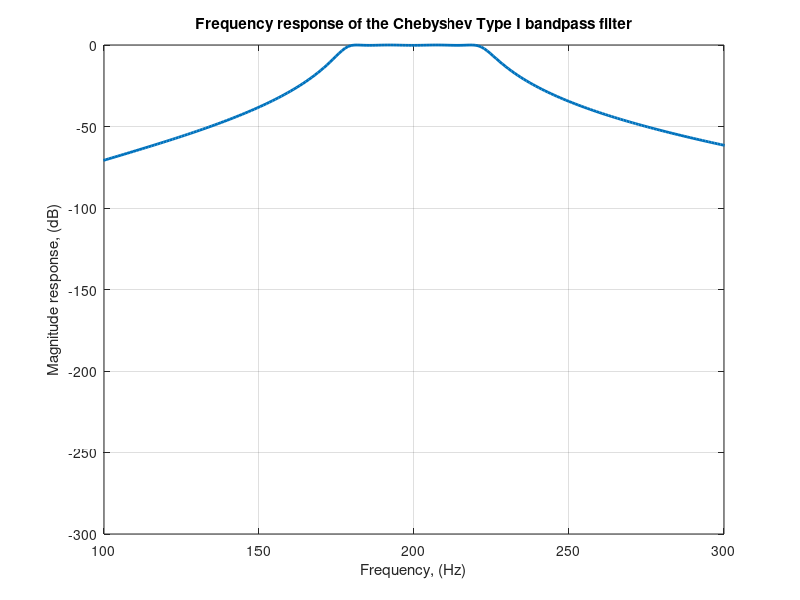
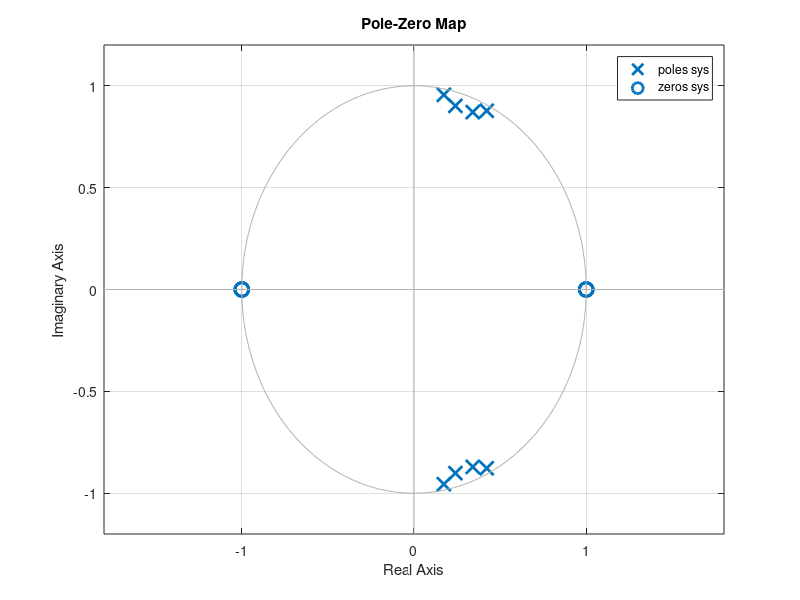
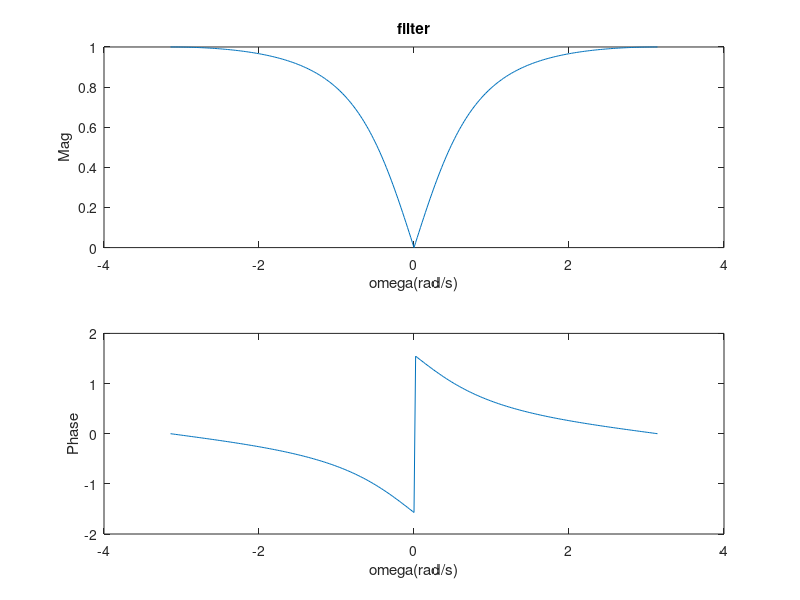
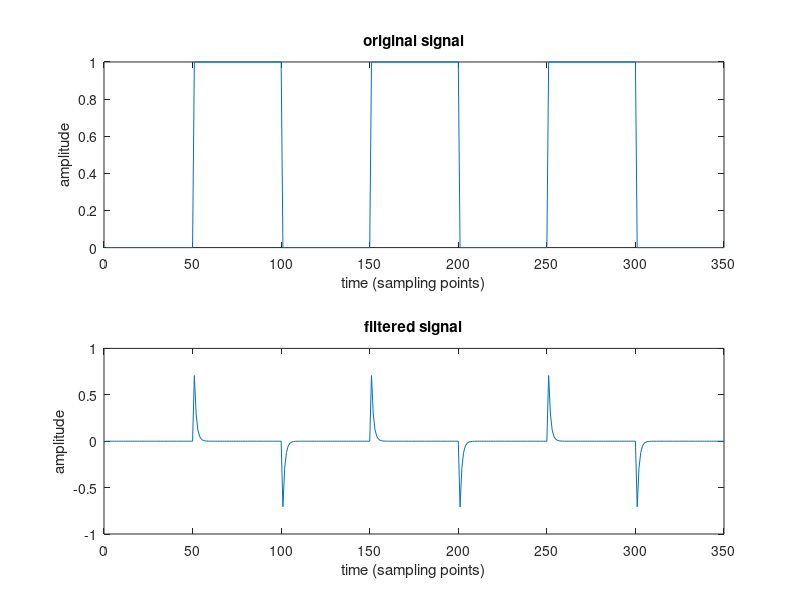

Reproduce these figures in MATLAB, in order. (Note: this script raises an error after producing the figures.)
clc;
clear;
Fs=1000;
Rp=0.2;
Fc=[180,220];%bandwidth at the -3dB points
[numd,dend]=cheby1(4,Rp,2*Fc/Fs); %BPF: wc=[w1,w2], 0<w1, w2<1
% f=4*():500); don't need to put this
[H,f]=freqz(numd,dend,512,1000);
mag=20*log10(abs(H));
figure;
plot(f,mag,'LineWidth',2); grid
xlim([100 300]);
xlabel('Frequency, (Hz)')
ylabel ('Magnitude response, (dB)')
title('Frequency response of the Chebyshev Type I bandpass filter')
sys = tf(numd,dend,1/Fs);
figure;
pzmap(sys);
%high pass and low pass are cascaded for bandpass and bandstop
%so doubled the order

%% p2
clear;
clc;
t = (1:350);%time base
o=ones(1,50); %an array of 1's
z=zeros(1,50); %an array of 0's
x=[z o z o z o z]; %signal with three pulses
cutoff=0.25; %cutoff frequency of filter
[num,den]=butter(1,cutoff,'high');
omega=-pi:pi/150:pi;
H = freqz(num,den,omega);
Mag = abs(H);
Phase = angle(H);
figure
subplot(2,1,1)
plot(omega,Mag);
title('filter');
xlabel('omega(rad/s)');
ylabel('Mag');
subplot(2,1,2)
plot(omega,Phase);
xlabel('omega(rad/s)');
ylabel('Phase');
y=filter(num,den,x); %filtered output
figure
subplot (2,1,1)
plot(t,x);
title('original signal');
xlabel('time (sampling points)');
ylabel('amplitude');
subplot(2,1,2)
plot(t,y);
title('filtered signal');
xlabel('time (sampling points)');
ylabel('amplitude');
%high pass filter, high frequency passed but attenuated due to the long
%transition. no, small or slow change in time domain is low freq part;
% big or quick change in time domain is high freq part. The filters are not
% zero phase so the value of the filtered signal has negative value.
%% p3
clc;
clear;
Fs=2000; %specify sampling rate
Fn=Fs/2; %specify Nyquist frequency
Wp=200/Fn; %normalised passband frequency
Ws=250/Fn;%normalized stopband frequency
Rp=1; Rs=40; %passband and stopband attenuation
[N1, Wc1]=buttord(Wp,Ws, Rp,Rs); %butterworth filter
[N2, Wc2]=cheb1ord(Wp,Ws, Rp,Rs); %Chebyshev Type 1 filter
[N3, Wc3]=cheb2ord(Wp,Ws, Rp,Rs); %Chebyshev Type 2 filter
[N4, Wc4]=ellipord(Wp,Ws, Rp,Rs); %Elliptic filter
%% p4
clc;
clear;
load('ecg(1).mat');
fs=500;
t=(0:1:(length(ecg)-1))/fs;
ecg=ecg/500;
figure
plot(t,ecg);
title('ECG');
xlabel('t(s)');
ylabel('volts');

N = 4500;
Ecg = fftshift(fft(ecg,N));
F = fs*(-N/2:N/2-1)/N;
figure
plot(F,abs(Ecg))
title('signal ecg');
xlabel('Frequency');
ylabel('Magnitude');

wo = 50/(500/2); bw = wo/35;
[b,a] = iirnotch(wo,bw);
fvtool(b,a);
ecg2=filter(b,a,ecg);
figure
plot(t,ecg2);
title('ECG2');
xlabel('t(s)');
ylabel('volts');

N=4500;
Ecg2 = fftshift(fft(ecg2,N));
F = fs*(-N/2:N/2-1)/N;
figure
plot(F,abs(Ecg2));
title('filtered signal ecg2');
xlabel('frequency');
ylabel('magnitude');
Wp = 0.1/(fs/2);
Ws = 0.3/(fs/2);
Rp=0.5;
Rs=40;
[n,Wc]=ellipord(Wp,Ws,Rp,Rs);
% [num,den]=butter(5,0.25/(Fs/2),'high'); %HPF;0<wc<1
[num,den]=ellip(n,Rp,Rs,Wc,'high'); %HPF; 0<wc<1
ecg3=filtfilt(num,den,ecg2);
figure
plot(t,ecg2);
hold on
plot(t,ecg3);
title('ECG(one period)');
legend('ecg2','ecg3')
xlabel('t(s)');
ylabel('volts');
fvtool(num,den);

N = 4500;
Ecg3 = fftshift(fft(ecg3,N));
F = fs*(-N/2:N/2-1)/N;
figure
plot(F,abs(Ecg3))
title('filtered signal ecg3');
xlabel('frequency');
ylabel('magnitude');
%% p5
clc;
clear;
% Zero-phase filter a noist ECG waveform using an IIR filter.
x = ecg(500)'+0.1*randn(500,1); %noisy waveform
[b,a] = butter(12,0.2,'low'); % IIR filter design n wc lowpass
y = filtfilt(b,a,x); % zero-phase filtering
y2 = filter(b,a,x); % conventional filtering
plot(x,'k-.'); grid on; hold on
plot([y y2],'LineWidth',1.5);
legend('Noisy ECG','Zero-phase Fitlering','Conventional Filtering');
